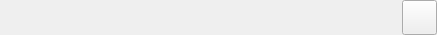
<?xml version="1.0" encoding="UTF-8"?>
<ui version="4.0">
 <class>DeviceTreeWidgetItem</class>
 <widget class="QWidget" name="DeviceTreeWidgetItem">
  <property name="geometry">
   <rect>
    <x>0</x>
    <y>0</y>
    <width>437</width>
    <height>35</height>
   </rect>
  </property>
  <property name="windowTitle">
   <string>Form</string>
  </property>
  <layout class="QVBoxLayout" name="verticalLayout">
   <property name="spacing">
    <number>0</number>
   </property>
   <property name="leftMargin">
    <number>0</number>
   </property>
   <property name="topMargin">
    <number>0</number>
   </property>
   <property name="rightMargin">
    <number>0</number>
   </property>
   <property name="bottomMargin">
    <number>0</number>
   </property>
   <item>
    <widget class="QWidget" name="widget_deviceTreeWidgetItem" native="true">
     <layout class="QHBoxLayout" name="horizontalLayout">
      <property name="spacing">
       <number>6</number>
      </property>
      <property name="leftMargin">
       <number>0</number>
      </property>
      <property name="topMargin">
       <number>0</number>
      </property>
      <property name="rightMargin">
       <number>0</number>
      </property>
      <property name="bottomMargin">
       <number>0</number>
      </property>
      <item>
       <spacer name="horizontalSpacer">
        <property name="orientation">
         <enum>Qt::Horizontal</enum>
        </property>
        <property name="sizeHint" stdset="0">
         <size>
          <width>40</width>
          <height>20</height>
         </size>
        </property>
       </spacer>
      </item>
      <item>
       <widget class="QToolButton" name="toolButton_refresh">
        <property name="minimumSize">
         <size>
          <width>35</width>
          <height>35</height>
         </size>
        </property>
        <property name="text">
         <string/>
        </property>
       </widget>
      </item>
     </layout>
    </widget>
   </item>
  </layout>
 </widget>
 <resources/>
 <connections/>
</ui>
